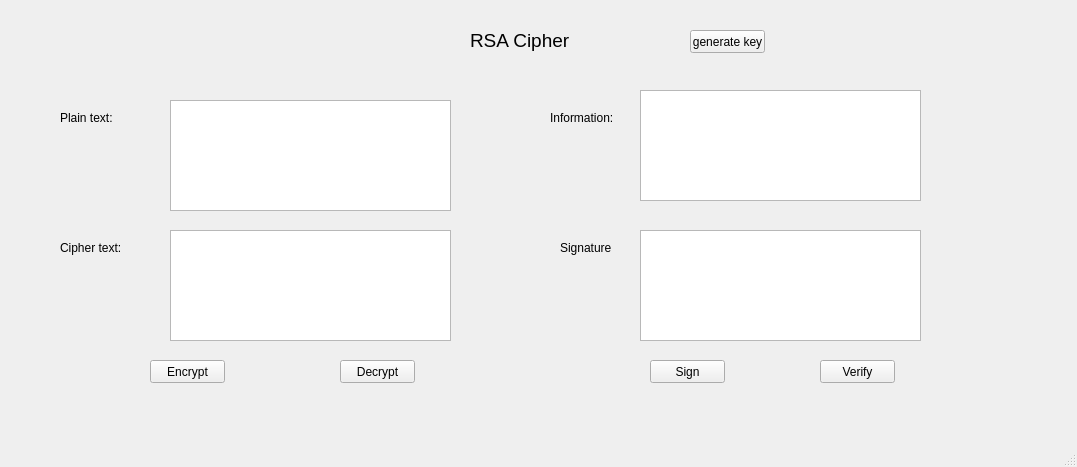
<?xml version="1.0" encoding="UTF-8"?>
<ui version="4.0">
 <class>MainWindow</class>
 <widget class="QMainWindow" name="MainWindow">
  <property name="geometry">
   <rect>
    <x>0</x>
    <y>0</y>
    <width>1077</width>
    <height>467</height>
   </rect>
  </property>
  <property name="windowTitle">
   <string>MainWindow</string>
  </property>
  <widget class="QWidget" name="centralwidget">
   <widget class="QLabel" name="label">
    <property name="geometry">
     <rect>
      <x>470</x>
      <y>20</y>
      <width>111</width>
      <height>41</height>
     </rect>
    </property>
    <property name="font">
     <font>
      <pointsize>14</pointsize>
     </font>
    </property>
    <property name="text">
     <string>RSA Cipher</string>
    </property>
   </widget>
   <widget class="QLabel" name="label_2">
    <property name="geometry">
     <rect>
      <x>60</x>
      <y>110</y>
      <width>71</width>
      <height>16</height>
     </rect>
    </property>
    <property name="text">
     <string>Plain text:</string>
    </property>
   </widget>
   <widget class="QLabel" name="label_3">
    <property name="geometry">
     <rect>
      <x>60</x>
      <y>240</y>
      <width>71</width>
      <height>16</height>
     </rect>
    </property>
    <property name="text">
     <string>Cipher text:</string>
    </property>
   </widget>
   <widget class="QLabel" name="label_5">
    <property name="geometry">
     <rect>
      <x>550</x>
      <y>110</y>
      <width>71</width>
      <height>16</height>
     </rect>
    </property>
    <property name="text">
     <string>Information:</string>
    </property>
   </widget>
   <widget class="QLabel" name="label_6">
    <property name="geometry">
     <rect>
      <x>560</x>
      <y>240</y>
      <width>71</width>
      <height>16</height>
     </rect>
    </property>
    <property name="text">
     <string>Signature</string>
    </property>
   </widget>
   <widget class="QPushButton" name="btn_encrypt">
    <property name="geometry">
     <rect>
      <x>150</x>
      <y>360</y>
      <width>75</width>
      <height>23</height>
     </rect>
    </property>
    <property name="text">
     <string>Encrypt</string>
    </property>
   </widget>
   <widget class="QPushButton" name="btn_decrypt">
    <property name="geometry">
     <rect>
      <x>340</x>
      <y>360</y>
      <width>75</width>
      <height>23</height>
     </rect>
    </property>
    <property name="text">
     <string>Decrypt</string>
    </property>
   </widget>
   <widget class="QPushButton" name="btn_sign">
    <property name="geometry">
     <rect>
      <x>650</x>
      <y>360</y>
      <width>75</width>
      <height>23</height>
     </rect>
    </property>
    <property name="text">
     <string>Sign</string>
    </property>
   </widget>
   <widget class="QPushButton" name="btn_verify">
    <property name="geometry">
     <rect>
      <x>820</x>
      <y>360</y>
      <width>75</width>
      <height>23</height>
     </rect>
    </property>
    <property name="text">
     <string>Verify</string>
    </property>
   </widget>
   <widget class="QPushButton" name="btn_gen_keys">
    <property name="geometry">
     <rect>
      <x>690</x>
      <y>30</y>
      <width>75</width>
      <height>23</height>
     </rect>
    </property>
    <property name="text">
     <string>generate key</string>
    </property>
   </widget>
   <widget class="QTextEdit" name="txt_plain_text">
    <property name="geometry">
     <rect>
      <x>170</x>
      <y>100</y>
      <width>281</width>
      <height>111</height>
     </rect>
    </property>
   </widget>
   <widget class="QTextEdit" name="txt_cipher_text">
    <property name="geometry">
     <rect>
      <x>170</x>
      <y>230</y>
      <width>281</width>
      <height>111</height>
     </rect>
    </property>
   </widget>
   <widget class="QTextEdit" name="txt_info">
    <property name="geometry">
     <rect>
      <x>640</x>
      <y>90</y>
      <width>281</width>
      <height>111</height>
     </rect>
    </property>
   </widget>
   <widget class="QTextEdit" name="txt_sign">
    <property name="geometry">
     <rect>
      <x>640</x>
      <y>230</y>
      <width>281</width>
      <height>111</height>
     </rect>
    </property>
   </widget>
  </widget>
  <widget class="QMenuBar" name="menubar">
   <property name="geometry">
    <rect>
     <x>0</x>
     <y>0</y>
     <width>1077</width>
     <height>21</height>
    </rect>
   </property>
  </widget>
  <widget class="QStatusBar" name="statusbar"/>
 </widget>
 <resources/>
 <connections/>
</ui>
